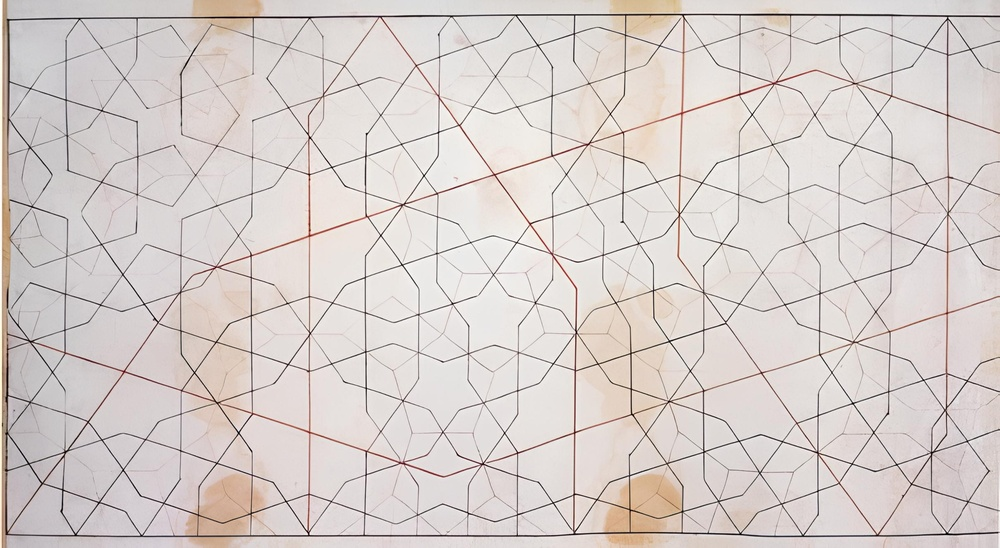
#> input picture v2/experiments/test_image_upscaled.jpg, 1000 x 548 px, shrunk from 2416 x 1324 before the run
$ python -i symmetry.py   (imports and definitions only)
#> lines starting #> are read from the running program, lines starting #| are printed output that depends on the picture; after the words box and inside, x2 and y2 are one past the last pixel; in counts of white or black regions, pixels touching at a corner belong together
### v2/experiments/lines.py
"""
Stage 2: extract straight strapwork/tile-edge segments from an image.

Girih edges only ever run along a small discrete set of directions fixed by
the pattern's local 10-fold (36 degree) rotational symmetry. As an
*undirected* line, that collapses to 5 directions spread across a 180 degree
range (180 = 5 x 36). We exploit that hard: after generic Hough line
detection, find the dominant phase offset of the angle-mod-36 histogram
(circular mean, weighted by segment length) and snap every segment onto the
nearest of those 5 canonical directions. This single prior is what makes
extraction tractable on noisy photos -- it turns "detect an arbitrary
polygon mesh" into "detect lines near 5 known directions."
"""
import math
from collections import defaultdict

import cv2
import numpy as np


def to_gray(img):
    return cv2.cvtColor(img, cv2.COLOR_BGR2GRAY) if img.ndim == 3 else img


def auto_canny(gray, sigma=0.33):
    med = float(np.median(gray))
    lo = int(max(0, (1.0 - sigma) * med))
    hi = int(min(255, (1.0 + sigma) * med))
    return cv2.Canny(gray, lo, hi)


# [14 lines left out: function detect_segments, not called in this run]


def segment_angle_deg(seg):
    (x1, y1), (x2, y2) = seg
    return math.degrees(math.atan2(y2 - y1, x2 - x1)) % 180.0


def segment_length(seg):
    (x1, y1), (x2, y2) = seg
    return math.hypot(x2 - x1, y2 - y1)


# [124 lines left out: functions find_dominant_phase, snap_segment, _merge_group, merge_colinear, extract_lines, not called in this run]

### v2/experiments/symmetry.py
"""
Translational-symmetry detection: many real girih panels (including the
strip-style historical scan this was first tried against) repeat a single
unit cell across the surface. Detecting that period turns "detect the whole
pattern" into "detect one unit cell, then replicate it" -- a much smaller
problem to solve.

Note on scope: pixel-averaging multiple detected copies together (to denoise
a noisy real photo before reconstruction) was tried and dropped -- on a
hand-drawn source the drift *within* a single copy's height (not just
between copies) meant no single per-copy offset aligned it well, and mean/
median blending either blurred lines or erased them outright (confirmed
both empirically). Line-level voting across copies would be the correct
fix, but is real, separate work. This module's validated, in-use scope is
just the period detection itself, used by `periodic.py` to crop one unit
and replicate its (independently) reconstructed tiling across the
detected extent.
"""
import cv2
import numpy as np

from . import lines as lines_mod


# [93 lines left out: functions _signal, _autocorrelation, detect_period, confidence, not called in this run]


def _rotate_edges(edges, center, angle_deg):
    h, w = edges.shape
    M = cv2.getRotationMatrix2D(center, angle_deg, 1.0)
    return cv2.warpAffine(edges, M, (w, h), flags=cv2.INTER_NEAREST, borderValue=0)


def _rotational_score(edges, edges_area, center, n):
    """Fraction of edge pixels that still land on an edge pixel after
    rotating by each non-trivial multiple of 360/n around `center`,
    averaged over all n-1 rotations -- the rotational analog of
    `detect_period`'s harmonic-averaging (checking every fold, not just
    one, for the same small-sample-noise reason)."""
    if edges_area == 0:
        return 0.0
    total = 0.0
    for k in range(1, n):
        rotated = _rotate_edges(edges, center, k * 360.0 / n)
        total += float(np.count_nonzero((edges > 0) & (rotated > 0)))
    return total / (edges_area * (n - 1))


def detect_rotational_symmetry(img, folds=(10, 5), grid_step=None, downscale=4, dilate_px=2):
    """
    Returns {"center": (x, y), "n": int, "score": float} in *original*
    image pixel coordinates, or None if nothing scores above a token
    floor. Searches a coarse grid of candidate centers (on a downscaled
    image, for speed -- rotation+correlation at full res for every grid
    point over two fold counts is too slow to be worth the precision at
    the search stage) then refines the best candidate at full resolution
    with a tight local grid.

    The edge map is dilated before scoring: rotating a 1px-wide sparse
    line with nearest-neighbor interpolation is extremely unstable --
    confirmed empirically, moving the candidate center by a single pixel
    swung the score from 0.90 to 0.45 at what should be a smooth optimum.
    Dilating gives self-overlap after rotation some tolerance instead of
    requiring near-exact pixel alignment, smoothing the search landscape
    enough for a grid search to actually work.
    """
    gray = cv2.cvtColor(img, cv2.COLOR_BGR2GRAY) if img.ndim == 3 else img
    edges_full = lines_mod.auto_canny(gray)
    if dilate_px > 0:
        kernel = np.ones((2 * dilate_px + 1, 2 * dilate_px + 1), np.uint8)
        edges_full = cv2.dilate(edges_full, kernel)
    h, w = edges_full.shape

    small = cv2.resize(edges_full, (w // downscale, h // downscale), interpolation=cv2.INTER_AREA)
    sh, sw = small.shape
    area_small = float(np.count_nonzero(small))
    if area_small == 0:
        return None

    step = grid_step or max(4, min(sh, sw) // 12)
    best = None
    for cy in range(step, sh - step, step):
        for cx in range(step, sw - step, step):
            for n in folds:
                score = _rotational_score(small, area_small, (cx, cy), n)
                if best is None or score > best[2]:
                    best = ((cx, cy), n, score)

    if best is None:
        return None

    # refine at full resolution around the best coarse candidate
    (bcx, bcy), best_n, _ = best
    fcx, fcy = bcx * downscale, bcy * downscale
    area_full = float(np.count_nonzero(edges_full))
    refine_radius = downscale * step
    refine_step = max(1, refine_radius // 6)

    best_full = None
    for cy in range(fcy - refine_radius, fcy + refine_radius + 1, refine_step):
        for cx in range(fcx - refine_radius, fcx + refine_radius + 1, refine_step):
            if not (0 <= cx < w and 0 <= cy < h):
                continue
            for n in folds:
                score = _rotational_score(edges_full, area_full, (cx, cy), n)
                if best_full is None or score > best_full[2]:
                    best_full = ((cx, cy), n, score)

    if best_full is None:
        return None
    (fx, fy), n, score = best_full
    return {"center": (float(fx), float(fy)), "n": n, "score": score}

>>> import cv2
>>> picture = cv2.imread('test_image_upscaled.jpg')
#> picture is the input picture: shape (548, 1000, 3); mean B, G, R 204.7, 207.9, 216.1
>>> result = detect_rotational_symmetry(picture)
#> in detect_rotational_symmetry, `gray = cv2.cvtColor(img, cv2.COLOR_BGR2GRAY) if img.ndim == 3 else img`:
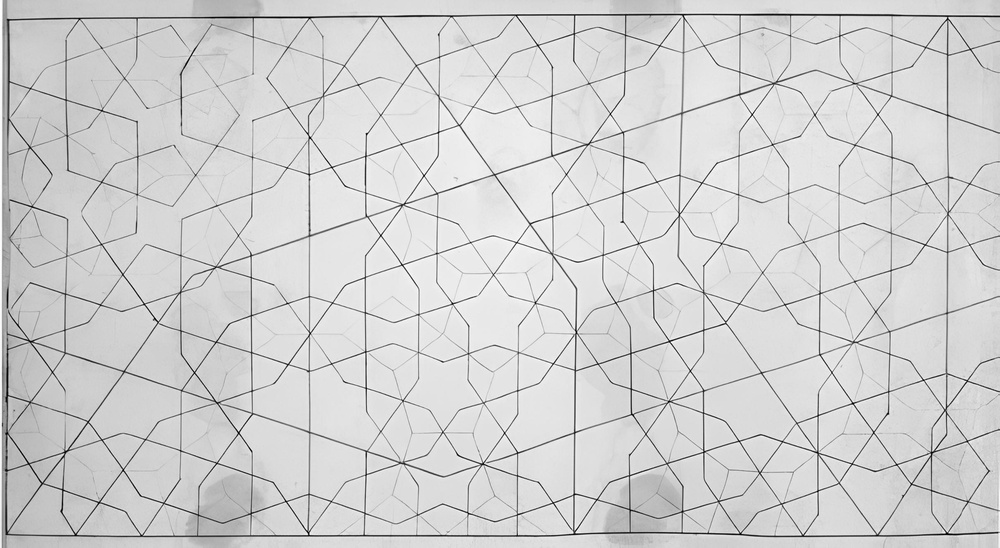
#> gray: shape (548, 1000); min 0, max 255, mean 210
#> in auto_canny, `med = float(np.median(gray))`: med = 219
#> in auto_canny, `lo = int(max(0, (1.0 - sigma) * med))`: lo = 146
#> in auto_canny, `hi = int(min(255, (1.0 + sigma) * med))`: hi = 255
#> in auto_canny, `return cv2.Canny(gray, lo, hi)`:
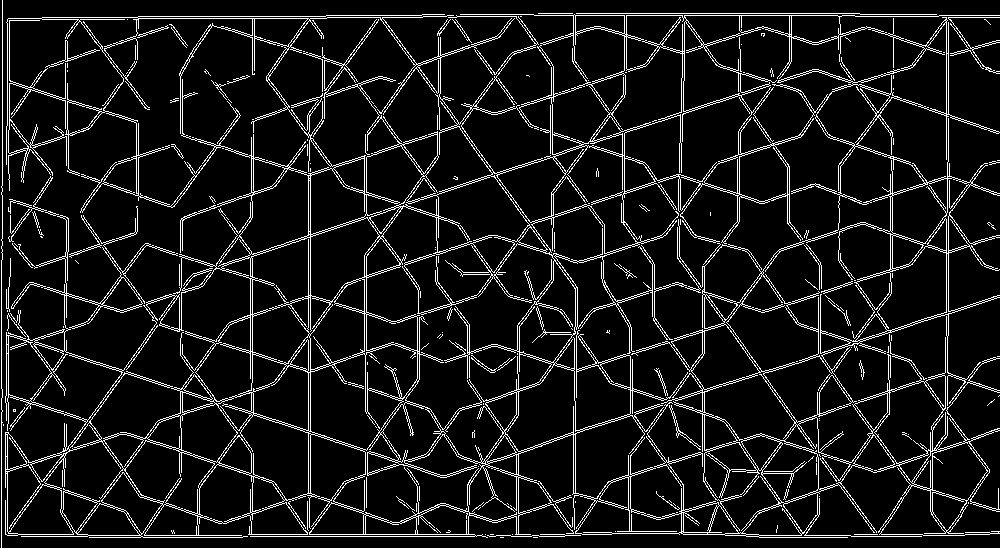
#> returned value: shape (548, 1000); 9.2% white in thin lines or dots
#> in detect_rotational_symmetry, `edges_full = cv2.dilate(edges_full, kernel)`:
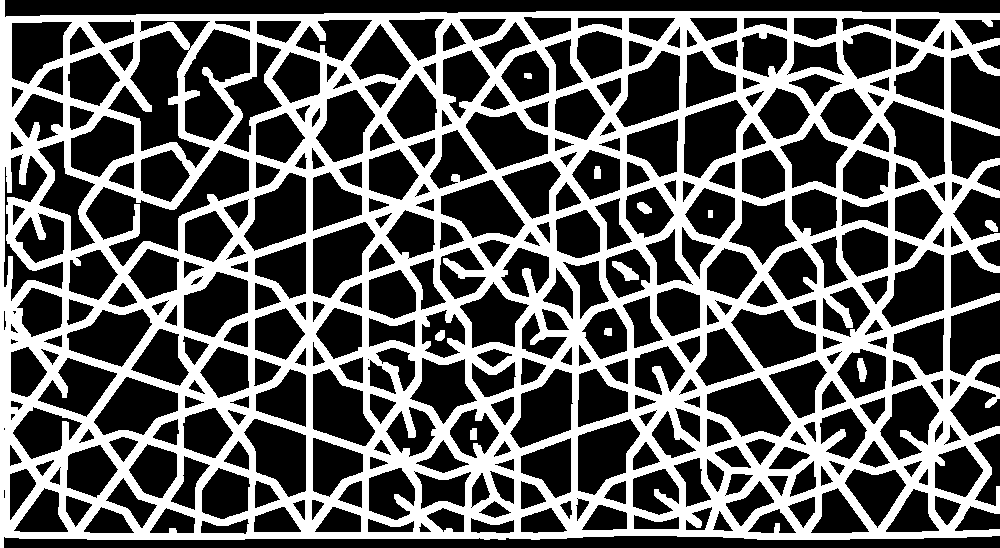
#> edges_full: shape (548, 1000); 37.2% white; 11 white regions, largest, box (x1, y1, x2, y2) and area: (0, 0, 1000, 548) 202869, (612, 261, 639, 281) 261, (857, 358, 867, 382) 169
#> in detect_rotational_symmetry, `small = cv2.resize(edges_full, (w // downscale, h // downscale), inter..`:
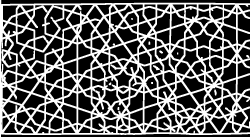
#> small: shape (137, 250); min 0, max 255, mean 94.9
#> in detect_rotational_symmetry, `area_small = float(np.count_nonzero(small))`: area_small = 17433
#> the loop in detect_rotational_symmetry, `for cy in range(step, sh - step, step):` made 11 passes
